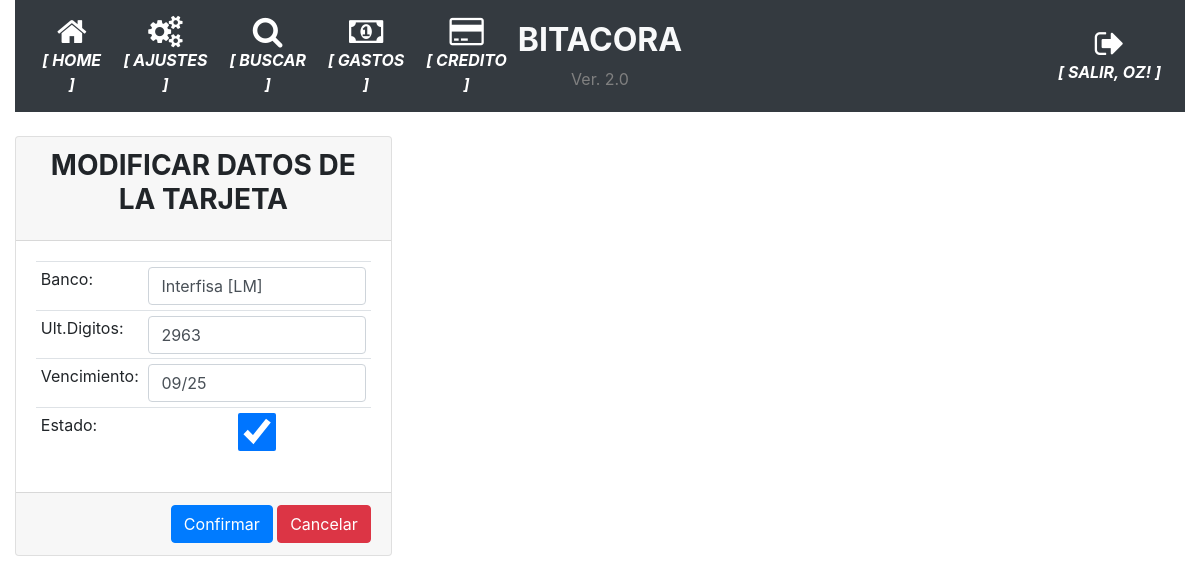
The app's page /modificar_tarjeta/5 (signed in), older data.
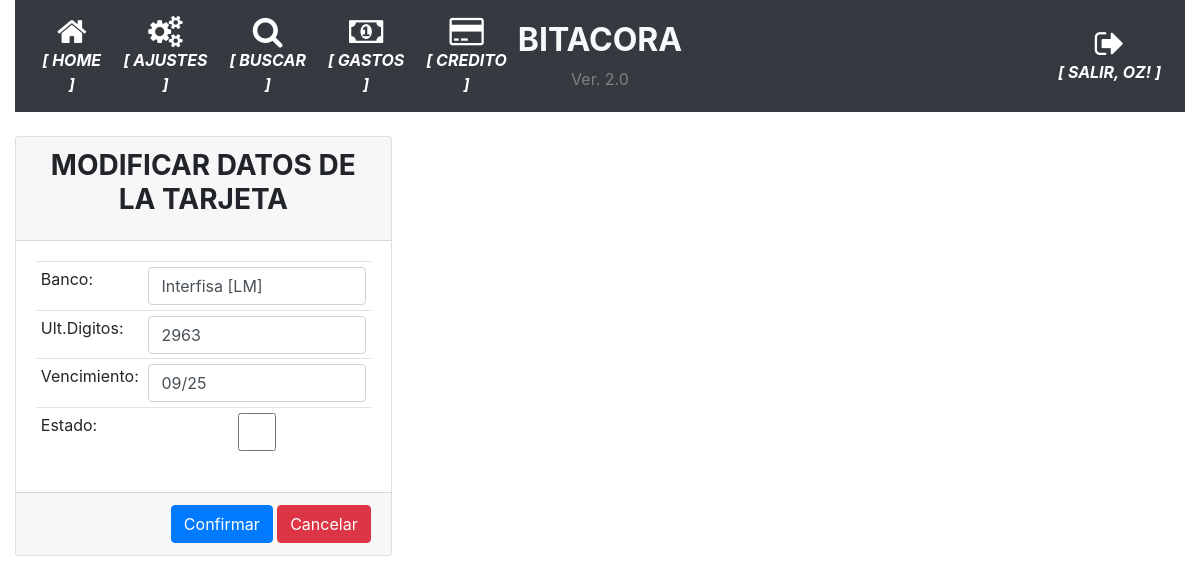
The same page, newer data.
### app/models.py (models this page shows, shortened)
class Tarjetas(db.Model):
    __tablename__='tarjetas'
    id = db.Column(db.Integer, primary_key=True)
    banco = db.Column(db.String(100), nullable=False)
    numero = db.Column(db.String(100), nullable=False)
    vencimiento = db.Column(db.String(10), nullable=False)
    estado = db.Column(db.Boolean, server_default=u'False')

### app/routes.py (the view)
@app.route('/modificar_tarjeta/<int:tarjeta_id>', methods=['GET', 'POST'])
@login_required
def modificar_tarjeta(tarjeta_id):
    operacion = Tarjetas.query.get(tarjeta_id)
    form = FormularioTarjetas()
    if operacion:
        if form.validate_on_submit():
            operacion.banco = form.banco.data
            operacion.numero = form.numero.data
            operacion.vencimiento = form.vencimiento.data
            operacion.estado = form.estado.data
            db.session.commit()
            flash('Se modifico la tarjeta con exito.')
            return redirect(url_for('parametrico'))
        else:
            for k, v in form.errors.items():
                flash('Error en: '+k)
        form.banco.data = operacion.banco
        form.numero.data = operacion.numero
        form.vencimiento.data = operacion.vencimiento
        form.estado.data = operacion.estado
        return render_template('modificar_tarjeta.html', form=form, tarjeta_id=tarjeta_id)
    else:
        flash('No se encontro la tarjeta a modificar.')
    return redirect(url_for('index'))

### app/formularios.py
class FormularioTarjetas(FlaskForm):
    banco = StringField('Banco', validators={DataRequired()})
    numero = StringField('Ult.Digito')
    vencimiento = StringField('Venc.', validators={DataRequired()})
    estado = BooleanField('Estado')
    submit = SubmitField('Confirmar')

### app/models.py (called while the page is built)
@login.user_loader
def load_user(id):
    return User.query.get(int(id))

### app/templates/modificar_tarjeta.html (shortened to what this page needs)
{% extends "base.html" %}
{% block main %}
<form action="{{ url_for('modificar_tarjeta', tarjeta_id=tarjeta_id) }}" method="post">
  <div class="card-columns">
    <div class="card">
        <div class="card-header">
            <h3 class="card-title text-center"><strong>MODIFICAR DATOS DE LA TARJETA</strong></h3>
        </div>
        <div class="card-body">
            <table class="table table-sm">
                <tr><td>Banco:</td><td><strong>{{ form.banco(class="form-control") }}</strong></td></tr>
                <tr><td>Ult.Digitos:</td><td><strong>{{ form.numero(class="form-control") }}</strong></td></tr>
                <tr><td>Vencimiento:</td><td><strong>{{ form.vencimiento(class="form-control") }}</strong></td></tr>
                <tr><td>Estado:</td><td><strong>{{ form.estado(class="form-control") }}</strong></td></tr>
            </table>
        </div>
        <div class="card-footer text-muted text-right">
            {{ form.submit(class="btn btn-primary") }}
            <a href="#" onclick="goBack()" class="btn btn-danger">Cancelar</a>
        </div>
    </div>
  </div>
</form>
{% endblock %}

Row changes from the older to the newer data that the page shows:
changed Tarjetas "Interfisa [LM]": estado "☑" → "☐"
